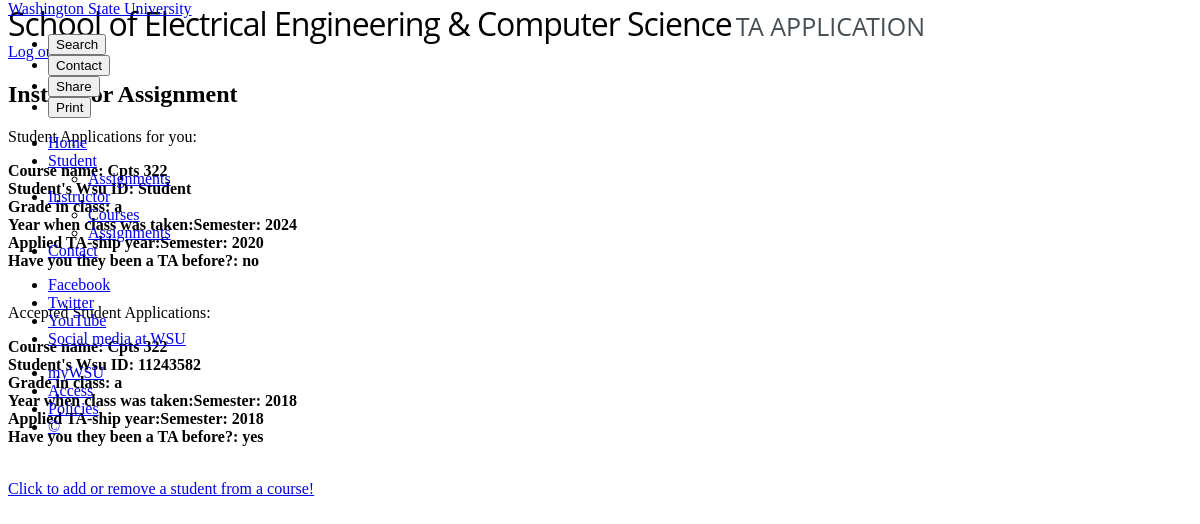
Page /instructor_assignment (signed in) on the committed database.
### app/models.py (models this page shows)
class Apps(db.Model):
    id = db.Column(db.Integer, primary_key=True)
    wsuid = db.Column(db.Integer, unique=False)
    course = db.Column(db.String(140), unique=False)
    instructor = db.Column(db.String(140), unique=False)
    grade = db.Column(db.String(5), unique=False)
    datetaken = db.Column(db.String(140), unique=False)
    dateTA = db.Column(db.String(140), unique=False)
    experience = db.Column(db.String(140), unique=False)
    accepted = db.Column(db.String(140), unique=False)

### app/routes.py (the view)
@app.route('/instructor_assignment', methods=['GET', 'POST'])
@login_required
def instructor_assignment():
	user = current_user
	apps4me = Apps.query.filter_by(instructor=user.lastname,accepted='no').all()
	appsdone = Apps.query.filter_by(instructor=user.lastname,accepted='yes').all()
	for c in apps4me:
		userApps = Apps.query.filter_by(wsuid=c.wsuid).all()
		for r in userApps:
			if r.accepted == "yes":
				apps4me.delete(c)
	return render_template("instructor_assignment.html", title='Instructor_assignment_page', apps4me=apps4me, appsdone=appsdone)

### app/models.py (called while the page is built)
@login.user_loader
def load_user(id):
    return User.query.get(int(id))

### app/templates/instructor_assignment.html
{% extends "base.html" %}
{% block content %}
<div class="instructor_assignment">
    <a href="{{ url_for('logout') }}">Log out</a>
	<h1 class="subheader">Instructor Assignment</h1>
	<p>Student Applications for you:</p>
	{% for c in apps4me %}
	<div>
		<p>
		<b>{{ "Course name: " + c.course }}</b><br>
		<b>{{ "Student's Wsu ID: "}} {{c.wsuid}}</b><br>
		<b>{{ "Grade in class: " + c.grade }}</b><br>
		<b>{{ "Year when class was taken:Semester: " + c.datetaken }}</b><br>
		<b>{{ "Applied TA-ship year:Semester: " + c.dateTA }}</b><br>
		<b>{{ "Have you they been a TA before?: " + c.experience }}</b><br>
		<br>
		</p>
	</div>
	{% endfor %}
	<p>Accepted Student Applications:</p>
	{% for c in appsdone %}
	<div>
		<p>
		<b>{{ "Course name: " + c.course }}</b><br>
		<b>{{ "Student's Wsu ID: "}} {{c.wsuid}}</b><br>
		<b>{{ "Grade in class: " + c.grade }}</b><br>
		<b>{{ "Year when class was taken:Semester: " + c.datetaken }}</b><br>
		<b>{{ "Applied TA-ship year:Semester: " + c.dateTA }}</b><br>
		<b>{{ "Have you they been a TA before?: " + c.experience }}</b><br>
		<br>
		</p>
	</div>
	{% endfor %}
	<p><a href="{{ url_for('add_remove_student') }}">Click to add or remove a student from a course!</a></p>
</div>
{% endblock %}

### app/templates/base.html (shortened to what this page needs)
<!DOCTYPE html>
<html lang="en">
    <head>
        <link href="https://repo.wsu.edu/spine/2/spine.min.css" rel="stylesheet" type="text/css" />
    </head>
    <body>
        <div id="jacket">
            <div id="binder" class="fixed">
                <main id="wsu-main-content" style ="min-height: 937px;">
                    <header class="main-header">
                        <div class="header-group">
                            <span class = "site-name">School of Electrical Engineering & Computer Science</span>
                            <span Class = "sub-name">TA Application</span>
                        </div>
                    </header>
                    <div class="main-page">
                        <article id="signin">
                            <div class="contain">
                                {% block content %}
                                {% endblock %}
                                </div>
                        </article>
                    </div>
                </main>
                <div id="spine" class="spine-column white search-closed  shelved" style="min-height: 888px; position: fixed; top: 0px;">
                    <div id="glue" class="spine-glue" style="min-height: 888px;">
                        <header class="spine-header">
                            <a href="https://wsu.edu/" id="wsu-signature">Washington State University</a>
                        </header>
                        <section id="wsu-actions" class="spine-actions">
                            <ul id="wsu-actions-tabs" class="spine-actions-tabs clearfix">
                                <li id="wsu-search-tab" class="spine-search-tab closed">
                                    <button>Search</button>
                                </li>
                                <li id="wsu-contact-tab" class="spine-contact-tab closed">
                                    <button>Contact</button>
                                </li>
                                <li id="wsu-share-tab" class="spine-share-tab closed">
                                    <button>Share</button>
                                </li>
                                <li id="wsu-print-tab" class="spine-print-tab closed">
                                    <button>Print</button>
                                </li>
                            </ul>
                        </section>
                        <section id="spine-navigation" class="spine-navigation">
                            <nav class="spine-sitenav">
                                <ul>
                                    <li class="current"><a href="login">Home</a></li>
                                    <li class="parent"><a href="student_main">Student</a>
                                        <ul>
                                            <li class="student assignment"><a href="student_assignment">Assignments</a></li>
                                        </ul>
                                    </li>
                                    <li class="parent"><a href="instructor_main">Instructor</a>
                                        <ul>
                                            <li class="instructor courses"><a href="course">Courses</a></li>
                                            <li class="instructor assignments"><a href="instructor_assignment">Assignments</a></li>
                                        </ul>
                                    </li>
                                    <li class="contact"><a href="https://school.eecs.wsu.edu/team-epsilon/contact/">Contact</a></li>
                                </ul>
                            </nav>
                        </section>
                        <footer class="spine-footer">
                            <nav id="wsu-social-channels" class="spine-social-channels">
                                <ul>
                                    <li class="facebook-channel"><a href="https://facebook.com/wsupullman">Facebook</a></li>
                                    <li class="twitter-channel"><a href="https://twitter.com/wsupullman">Twitter</a></li>
                                    <li class="youtube-channel"><a href="https://www.youtube.com/washingtonstateuniv">YouTube</a></li>
                                    <li class="directory-channel"><a href="https://socialmedia.wsu.edu/">Social media at WSU</a></li>
                                </ul>
                            </nav>
                            <nav id="wsu-global-links" class="spine-global-links">
                                <ul>
                                    <li class="mywsu-link"><a href="https://my.wsu.edu/">myWSU</a></li>
                                    <li class="access-link"><a href="https://access.wsu.edu/">Access</a></li>
                                    <li class="policies-link"><a href="https://policies.wsu.edu/">Policies</a></li>
                                    <li class="copyright-link"><a href="https://copyright.wsu.edu">&copy;</a></li>
                                </ul>
                            </nav>
                        </footer>
                    </div>
                </div>
            </div>
        </div>
    </body>
</html>

### app/templates/base.html (style rules this page uses)
#jacket, .main-header { background-color: white; }
.main-header { font-family: "Open Sans", "Lucida Sans", "Lucida Grande", "Lucida Sans Unicode", sans-serif; }
.site-name { font-size: 32px; letter-spacing: -1px; line-height: 32px; }
.sub-name { color: #464E54; font-size: 25px; text-transform: uppercase; }

### rows in the picture
Apps: course "Course name: Cpts 322", value "Student's Wsu ID:", wsuid "Student", grade "Grade in class: a", datetaken "Year when class was taken:Semester: 2024", dateTA "Applied TA-ship year:Semester: 2020", experience "Have you they been a TA before?: no"
Apps: course "Course name: Cpts 322", value "Student's Wsu ID:", wsuid "11243582", grade "Grade in class: a", datetaken "Year when class was taken:Semester: 2018", dateTA "Applied TA-ship year:Semester: 2018", experience "Have you they been a TA before?: yes"
